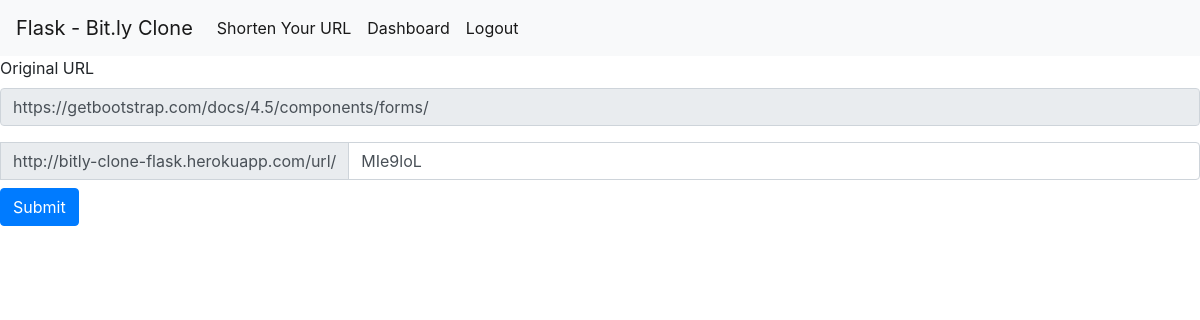
The app's page /update?id=49 (signed in) with its own data.
### tables this page shows
CREATE TABLE "urls" (
	"url_id"	INTEGER PRIMARY KEY AUTOINCREMENT,
	"original_url"	text,
	"auto_code"	text,
	"code"	text,
	"date"	text,
	"timestamp"	text,
	"user_id"	INTEGER,
	"click"	INTEGER
);

### app.py (the view)
@app.route("/update", methods=["GET", "POST"])
@login_required
def update():
    if request.method  == "POST":
        if not request.form.get("new"):
            return "please fill out ALL required fields"
        if not request.form.get("new").isalnum():
            return "You must provide ONLY alpha numeric value"
        codes = c.execute("SELECT * FROM urls WHERE auto_code != :new AND code=:new", {"new": request.form.get("new")}).fetchall()
        if len(codes) != 0:
            return "code already exists"
        c.execute("UPDATE urls SET code=:new WHERE auto_code=:code OR code=:code", {"new": request.form.get("new"), "code": request.form.get("code")})
        conn.commit()
        return redirect("/dashboard")
    else:
        if not request.args.get("id"):
            return "please fill out all required fields"
        url = c.execute("SELECT * FROM urls WHERE url_id=:id", {"id": request.args.get("id")}).fetchall()
        if session.get("user_id") != url[0][6]:
            return "403"
        return render_template("confirm.html", BASE_URL=BASE_URL, code=url[0][3], original_url=url[0][1])

### helpers.py (called while the page is built)
def login_required(f):
    @wraps(f)
    def decorated_function(*args, **kwargs):
        if session.get("user_id") is None:
            return redirect(url_for('login')) # , next=request.url
        return f(*args, **kwargs)
    return decorated_function

### templates/confirm.html (shortened to what this page needs)
{% extends "layout.html" %}
{% block main %}
    <form action="/update" method="POST">
        <div class="form-group">
            <label for="exampleInputEmail1">Original URL</label>
            <input type="url" class="form-control" id="exampleInputEmail1" value="{{ original_url }}" readonly>
        </div>
        <div class="input-group mb-2">
          <div class="input-group-prepend">
            <div class="input-group-text">{{ BASE_URL }}</div>
          </div>
          <input type="text" class="form-control" id="inlineFormInputGroup" value="{{ code }}" name="new">
        </div>
        <button type="submit" class="btn btn-primary">Submit</button>
    </form>
{% endblock %}

### records on screen
urls: original_url "https://getbootstrap.com/docs/4.5/components/forms/", new "MIe9loL"

### other values on screen
{{ BASE_URL }} "http://bitly-clone-flask.herokuapp.com/url/"
